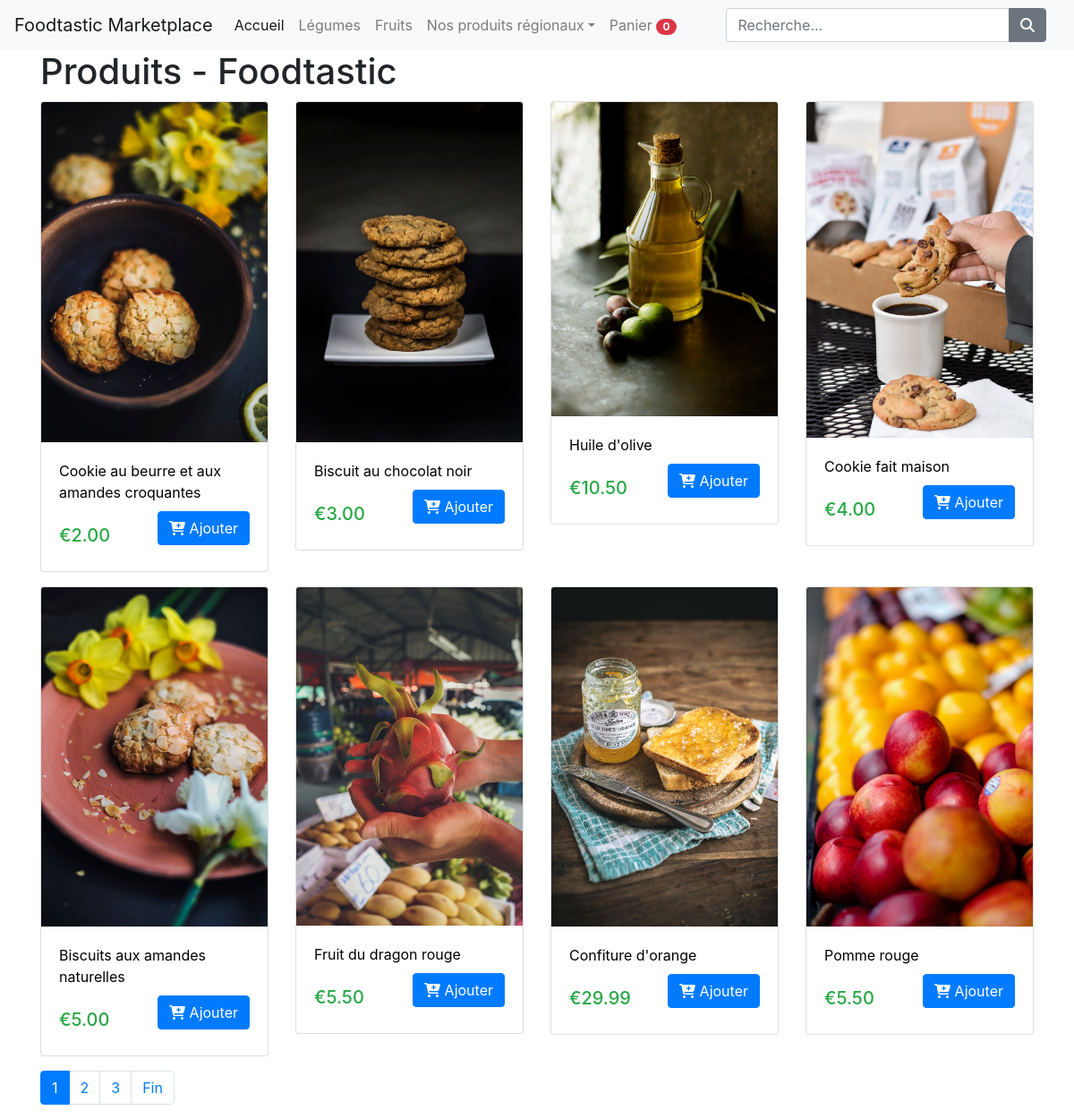
/produits.php?action=ajouter&page=1, run on the app's committed database.
### tables this page shows
CREATE TABLE `images_produits` (
  `id` int(11) NOT NULL,
  `produit_id` int(11) NOT NULL,
  `nomimgprod` varchar(512) NOT NULL,
  `datecrea` datetime NOT NULL,
  `datemodif` timestamp NOT NULL DEFAULT CURRENT_TIMESTAMP ON UPDATE CURRENT_TIMESTAMP
);

CREATE TABLE `produits` (
  `id` int(11) NOT NULL,
  `nomprod` varchar(512) NOT NULL,
  `description` mediumtext NOT NULL,
  `prixprod` decimal(10,2) NOT NULL,
  `id_categorie` int(11) NOT NULL,
  `nom_categorie` varchar(512) NOT NULL,
  `datecrea` datetime NOT NULL,
  `datemodif` timestamp NOT NULL DEFAULT CURRENT_TIMESTAMP
);

### produits.php (called while the page is built, shortened)
<?php
include 'decl_var_produits.php';
$titre_page="Produits - Foodtastic";
include 'market_header.php';
include 'affiche_produits.php';
include 'market_footer.php';
?>

### decl_var_produits.php (called while the page is built, shortened)
<?php
include_once "objets/Produit.php";
include_once "objets/ImageProduit.php";
$bdd = new Bdd();
$db = $bdd->connectoBdd();
$produit = new Produit($db);
$image_produit = new ImageProduit($db);
$page = isset($_GET['page']) ? $_GET['page'] : 1;
$articles_par_page = 8;
$num_article = ($articles_par_page * $page) - $articles_par_page;
  ?>

### objets/Produit.php (called while the page is built, shortened)
<?php
class Produit {
    private $conn;
    private $nom_table = "produits";
    public function __construct($db) {
        $this->conn = $db;
    }
    function read($num_article, $articles_par_page) {
        $req = "SELECT
                    id, nomprod, description, prixprod
                FROM
                    " . $this->nom_table . "
                ORDER BY
                    datecrea DESC
                LIMIT
                    ?, ?";
        $decl = $this->conn->prepare($req);
        $decl->bindParam(1, $num_article, PDO::PARAM_INT);
        $decl->bindParam(2, $articles_par_page, PDO::PARAM_INT);
        $decl->execute();
        return $decl;
    }
    public function count() {
        $req = "SELECT count(*) FROM " . $this->nom_table;
        $decl = $this->conn->prepare($req);
        $decl->execute();
        $lignes = $decl->fetch(PDO::FETCH_NUM);
        return $lignes[0];
    }
}

### objets/ImageProduit.php (called while the page is built, shortened)
<?php
class ImageProduit {
    private $conn;
    private string $nom_table = "images_produits";
    public $produit_id;
    public function __construct($db) {
        $this->conn = $db;
    }
    function readFirst() {
        $req = "SELECT id, produit_id, nomimgprod
                FROM " . $this->nom_table . "
                WHERE produit_id = ?
                ORDER BY nomimgprod DESC
                LIMIT 0, 1";
        $decl = $this->conn->prepare($req);
        $this->produit_id = htmlspecialchars(strip_tags($this->produit_id));
        $decl->bindParam(1, $this->produit_id, PDO::PARAM_INT);
        $decl->execute();
        return $decl;
    }
}

### nos_produits.php (the view, shortened to what this page needs)
<?php
while ($ligne = $decl->fetch(PDO::FETCH_ASSOC)){
    extract($ligne);
    echo "<div class='col-lg-3 mb-3'>";
        echo "<a href='Produit.php?id={$id}' class='lien-produit'>";
            $image_produit->produit_id=$id;
            $decl_image_produit=$image_produit->readFirst();
            while ($ligne_image_produit = $decl_image_produit->fetch(PDO::FETCH_ASSOC)){
                echo "<div class='card-deck'>";
                echo "<div class='card'>";
        echo "<img src='uploads/images/{$ligne_image_produit['nomimgprod']}'  class='card-img-top' />";
        echo "<div class='card-body'>";
            echo "<p class='card-text nom-produit'>
            {$nomprod}
        </p>";
echo "</a>";
        echo "<div class='buy d-flex justify-content-between align-items-center'>";
            echo "<div class='price text-success'>";
                echo "<h5 class='mt-4'>&#8364;" . number_format($prixprod, 2, '.', ',') . "</h5>";
            echo "</div>";
            if(array_key_exists($id, $_SESSION['panier'])){
                echo "<a href='panier.php' class='btn btn-success btn-pill'> <i class='fas fa-shopping-cart'></i>
                    Panier
                </a>";
            }else{
                echo "<a href='ajouter_au_panier.php?id={$id}&page={$page}' class='btn btn-primary btn-pill'> <i class='fas fa-cart-plus'></i> Ajouter</a>";
            }
          echo "</div>";
        echo "</div>";
echo "</div>";
 echo "</div>";
            }
}
include_once "paging.php";
?>

### market_header.php (shortened to what this page needs)
<!DOCTYPE html>
<html lang="fr">
<head>
    <link rel="stylesheet" href="https://stackpath.bootstrapcdn.com/bootstrap/4.1.3/css/bootstrap.min.css">
    <link rel="stylesheet" href="https://unpkg.com/@coreui/coreui/dist/css/coreui.min.css">
      <link rel="stylesheet" href="https://cdnjs.cloudflare.com/ajax/libs/animate.css/3.7.2/animate.min.css">
    <link rel="stylesheet" href="css/market.css" />
</head>
<body>
    <?php include 'market_navigation.php'; ?>
    <div class="container">
        <div class="row">
        <div class="col-md-12">
            <div class="page-header">
                <h1><?php echo isset($titre_page) ? $titre_page : "Boutique - Foodtastic"; ?></h1>
            </div>
        </div>

### market_navigation.php (shortened to what this page needs)
<nav class="navbar navbar-expand-lg navbar-light bg-light" role="navigation">
    <a class="navbar-brand" href="/foodtasticwebapp/src/produits.php">Foodtastic Marketplace</a>
        <div class="navbar-collapse collapse" id="navbarCollapse" style="">
            <ul class="navbar-nav">
                <li class="nav-item active">
                    <a class="nav-link" href="/foodtasticwebapp/src/index.php">Accueil <span class="sr-only">(current)</span></a>
                    </li>
                    <li class="nav-item">
                    <a class="nav-link" href="/foodtasticwebapp/src/legume.php">Légumes</a>
                    </li>
                    <li class="nav-item">
                    <a class="nav-link" href="/foodtasticwebapp/src/fruit.php">Fruits</a>
                    </li>
                <li class="nav-item dropdown"  <?php echo $titre_page=="Produits - Foodtastic" ? "class='nav-item active'" : ""; ?>>
                    <a class="nav-link dropdown-toggle"  id="dropdown09" data-toggle="dropdown" aria-haspopup="true" aria-expanded="false" href="produits.php" >Nos produits régionaux</a>
                </li>
                <li <?php echo $titre_page=="Panier - Foodtastic" ? "class='nav-item active'" : ""; ?> >
                    <a href="panier.php" class="nav-link">
                        <?php
                         $compte_panier=count($_SESSION['panier']);
                        ?>
                        Panier <span class="badge badge-pill badge-danger" id="comparison-count"><?php echo $compte_panier; ?></span>
                    </a>
                </li>
            </ul>
 <div class="col-lg-5 ml-auto">
        <div class="input-group">
            <input type="text" v-model="" class="form-control" placeholder="Recherche...">
            <div class="input-group-append">
                <button type="button" class="btn btn-secondary">
                    <i class="fa fa-search"></i>
                </button>
            </div>
        </div>
    </div>
        </div>
</nav>

### affiche_produits.php (shortened to what this page needs)
<?php
echo "<div class='col-md-12'>";
echo "</div>";
$decl=$produit->read($num_article, $articles_par_page);
$num = $decl->rowCount();
if($num>0){
    $page_url="produits.php?";
    $nbr_lignes=$produit->count();
    include_once "nos_produits.php";
}
else{
    echo "<div class='col-md-12'>";
        echo "<div class='alert alert-danger'>Aucun produit n'est disponible pour le moment.</div>";
    echo "</div>";
}
?>

### paging.php (shortened to what this page needs)
<?php
echo "<div class='col-md-12'>";
    echo "<ul class='pagination m-b-20px m-t-0px'>";
    $total_pages = ceil($nbr_lignes / $articles_par_page);
    $range = 2;
    $initial_num = $page - $range;
    $condition_limit_num = ($page + $range)  + 1;
    for ($x=$initial_num; $x<$condition_limit_num; $x++) {
        if (($x > 0) && ($x <= $total_pages)) {
            if ($x == $page) {
                echo "<li class='page-item active'><a class='page-link' href=\"#\">$x <span class=\"sr-only\">(current)</span></a></li>";
            }
            else {
                echo "<li class='page-item'><a class='page-link' href='{$page_url}page=$x'>$x</a></li>";
            }
        }
    }
    if($page<$total_pages){
        echo "<li class='page-item'>";
            echo "<a class='page-link' href='" . $page_url . "page={$total_pages}' title='La dernière page est {$total_pages}.'>";
                echo "Fin";
            echo "</a>";
        echo "</li>";
    }
    echo "</ul>";
echo "</div>";
?>

### market_footer.php (shortened to what this page needs)
</body>
</html>

### css/market.css (style rules this page uses)
.lien-produit { color:#000000; }

### data on the page
images_produits: nomimgprod (picture), produit.nomprod "Cookie au beurre et aux amandes croquantes", produit.prixprod "2.00"
images_produits: nomimgprod (picture), produit.nomprod "Biscuit au chocolat noir", produit.prixprod "3.00"
images_produits: nomimgprod (picture), produit.nomprod "Huile d'olive", produit.prixprod "10.50"
images_produits: nomimgprod (picture), produit.nomprod "Cookie fait maison", produit.prixprod "4.00"
images_produits: nomimgprod (picture), produit.nomprod "Biscuits aux amandes naturelles", produit.prixprod "5.00"
images_produits: nomimgprod (picture), produit.nomprod "Fruit du dragon rouge", produit.prixprod "5.50"
images_produits: nomimgprod (picture), produit.nomprod "Confiture d'orange", produit.prixprod "29.99"
images_produits: nomimgprod (picture), produit.nomprod "Pomme rouge", produit.prixprod "5.50"

### other printed values
$compte_panier "0"
$titre_page "Produits - Foodtastic"
